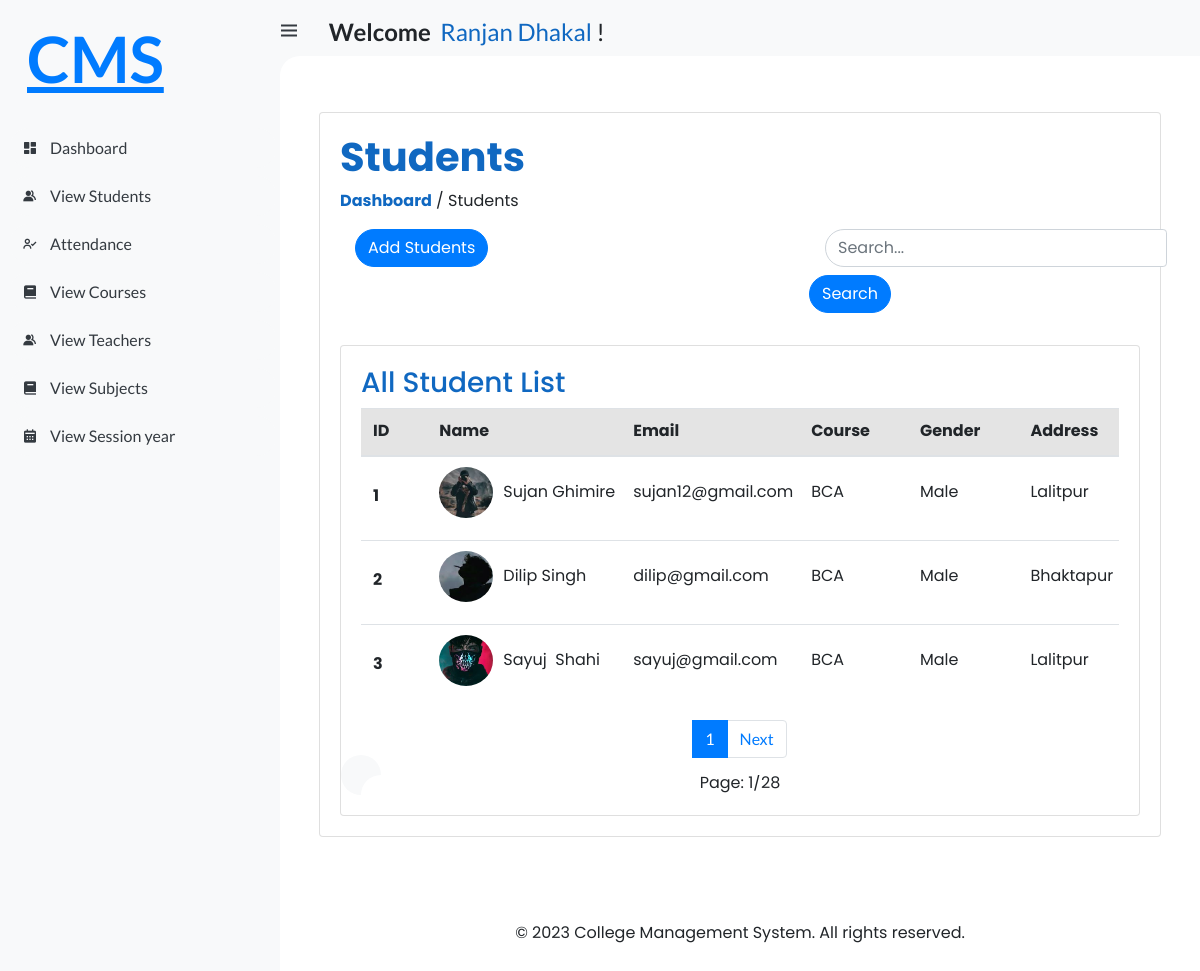
The app's page /hod/Students/View (signed in) with its own data.
### student_management_app/models.py (models this page shows, shortened)
class CustomUser(AbstractUser):
    USER = (
        (1, 'HOD'),
        (2, 'STAFF'),
        (3, 'STUDENT'),
    )
    user_type = models.CharField(choices=USER, max_length=50, default=1)
    profile_pic = models.ImageField(upload_to='media/profile_pic/')

class Student(models.Model):
    admin = models.OneToOneField(CustomUser, on_delete=models.CASCADE)
    address = models.TextField()
    gender = models.CharField(max_length=100)
    course_id = models.ForeignKey(Course, on_delete=models.DO_NOTHING)
    session_year_id = models.ForeignKey(Session_Year, on_delete=models.DO_NOTHING)
    created_at = models.DateTimeField(auto_now_add=True)
    updated_at = models.DateTimeField(auto_now_add=True)

class Course(models.Model):
    name = models.CharField(max_length=100)
    created_at = models.DateTimeField(auto_now_add=True)
    updated_at = models.DateTimeField(auto_now_add=True)

### student_management_system/Hod_views.py (the view)
# urls.py: path('hod/Students/View', Hod_views.view_students, name='view_students'),
@login_required(login_url='/')
def view_students(request):
    student = Student.objects.all()
    if request.method == 'GET':
        st = request.GET.get('search')
        if st!=None:
            multiple_st = Q(Q(admin__first_name__icontains=st)|Q(admin__last_name__icontains=st))
            student = Student.objects.filter(multiple_st)
    page = Paginator(student, 3)
    page_list = request.GET.get('page')
    page = page.get_page(page_list)
    context = {
        'page': page,
        'student': student,
    }
    return render(request, 'Hod/view_student.html', context)

### templates/Hod/view_student.html (shortened to what this page needs)
{% extends 'index.html' %}
{% load static %}
{% block content %}
<link rel="stylesheet" href="{% static 'style/hod_styles/view_student.css' %}">
<div class="container">
  <div class="card" >
    <div class="card-body">
        <h1>
            <b style="color: #1068c1;">Students</b>
        </h1>
        <p>
            <b style="color: #1068c1;">Dashboard</b>&nbsp;/&nbsp;Students
        </p>
        <div class="container mt-3">
            <div class="row">
              <div class="col-md-6">
                <button type="button" class="btn btn-primary" style="border-radius: 20px;">
                    <a href="{% url 'add_students' %}" style="color:white;">Add Students</a>
                </button>
              </div>
              <div class="col-md-6">
                <form class="form-inline" style="margin-left: 54px;">
                  <div class="form-group mx-sm-3 mb-2">
                    <input type="search" class="form-control" placeholder="Search..." name="search" id="search" style="border-top-left-radius: 20px;border-bottom-left-radius: 20px;}">
                  </div>
                  <button type="submit" class="btn btn-primary mb-2" style="border-top-right-radius: 20px;border-bottom-right-radius: 20px;}">Search</button>
                </form>
              </div>
            </div>
        </div>
        <br>
        <div class="card" style="margin-top: 0px;">
            <div class="card-body">
                <h3>All Student List</h3>
                <div class="table-container">
                    <table class="table">
                      <thead style="background:#80808036;">
                        <tr>
                          <th scope="col">ID</th>
                          <th scope="col">Name</th>
                          <th scope="col">Email</th>
                          <th scope="col">Course</th>
                          <th scope="col">Gender</th>
                          <th scope="col">Address</th>
                        </tr>
                      </thead>
                      <tbody>
                            {% for i in page.object_list %}
                            <tr>
                                <th class="row_id" scope="row">{{i.id}}</th>
                                <td>
                                    <div style="display: flex; align-items: center;margin-top:-13px;">
                                        {% if i.admin.profile_pic %}
                                        <img src="{{ i.admin.profile_pic.url }}" alt="Profile Pic" style="width: 54px;height: 51px;border-radius: 50%;object-fit: cover;margin-right: 10px;">
                                        {% else %}
                                        <img src="/media/profile_pic/profile.png" alt="Default Profile Pic" style="width: 54px;height: 51px;border-radius: 50%;object-fit: cover;margin-right: 10px;">
                                        {% endif %}
                                        <p style="margin-bottom: 0px;">{{i.admin.first_name}}&nbsp;{{i.admin.last_name}}</p>
                                    </div>
                                </td>
                                <td>{{i.admin.email}}</td>
                                <td>{{i.course_id.name}}</td>
                                <td>{{i.gender}}</td>
                                <td>{{i.address}}</td>
                            </tr>
                            {% empty %}
                            <td colspan="10" style="text-align:center">
                                <span class="text-danger">
                                    <b>No data found</b>
                                </span>
                            </td>
                            {% endfor %}
                      </tbody>
                  </table>
                </div>
                <nav aria-label="..." style="justify-content: center;margin-top: 11px;background: white;">
                  <ul class="pagination">
                    {% for num_page in page.paginator.page_range %}
                      {% if page.number == num_page %}
                        <li class="page-item active">
                          <a class="page-link" href="#" style="color:white;">{{ num_page }}</a>
                        </li>
                      {% endif %}
                    {% endfor %}
                    {% if page.has_next%}
                        <li class="page-item">
                          <a class="page-link" href="{% url 'view_students'%}?page={{page.next_page_number}}" style="color:#007bff;">Next</a>
                        </li>
                    {% endif%}
                  </ul>
                </nav>
                <p style="text-align:center;margin-bottom:0px;margin-top:-4px;">Page: {{page.number}}/{{page.paginator.num_pages}}</p>
            </div>
        </div>
    </div>
  </div>
</div>
{% endblock %}

### templates/index.html (shortened to what this page needs)
<!DOCTYPE html>
<html lang="en">
{% load static %}
{% load active_link_tags %}
<head>
	<link href='https://unpkg.com/boxicons@2.0.9/css/boxicons.min.css' rel='stylesheet'>
	<link rel="stylesheet" href="https://cdn.jsdelivr.net/npm/bootstrap@4.0.0/dist/css/bootstrap.min.css">
	<link rel="stylesheet" href="/static/css/base.css">
	<link rel="stylesheet" href="{% static 'style/index.css' %}">
	<link rel="stylesheet" href="https://cdn.jsdelivr.net/npm/bootstrap@4.0.0/dist/css/bootstrap.min.css">
</head>
<body>
	<section id="sidebar">
		<a href="{% url 'hod_home' %}" class="brand">
			<p style="margin-left: 27px;margin-top: 77px;font-size:4rem;">
				CMS
			</p>
		</a>
		{% if user.user_type == '1'%}
		<ul class="side-menu top">
			<li class="{% active_link 'hod_home' 'active' %}">
				<a href="{% url 'hod_home' %}">
					<i class='bx bxs-dashboard' ></i>
					<span class="text">Dashboard</span>
				</a>
			</li>
			<li class="{% active_link 'view_attendances' 'active' %}">
				<a href="{% url 'view_attendances' %}">
					<i class='bx bx-user-check' ></i>
					<span class="text">Attendance</span>
				</a>
			</li>
			<li class="{% active_link 'view_staffs' 'active' %}">
				<a href="{% url 'view_staffs' %}">
					<i class='bx bxs-group' ></i>
					<span class="text">Teachers</span>
				</a>
			</li>
			<li class="{% active_link 'view_students' 'active' %}">
				<a href="{% url 'view_students' %}">
					<i class='bx bxs-group' ></i>
					<span class="text">Students</span>
				</a>
			</li>
			<li class="{% active_link 'view_courses' 'active' %}">
				<a href="{% url 'view_courses' %}">
					<i class='bx bxs-book' ></i>
					<span class="text">Courses</span>
				</a>
			</li>
			<li class="{% active_link 'view_subjects' 'active' %}">
				<a href="{% url 'view_subjects' %}">
					<i class='bx bxs-book' ></i>
					<span class="text">Subjects</span>
				</a>
			</li>
			<li class="{% active_link 'view_sessions' 'active' %}">
				<a href="{% url 'view_sessions' %}">
					<i class='bx bxs-calendar' ></i>
					<span class="text">Session Year</span>
				</a>
			</li>
			<li class="{% active_link 'view_contacts' 'active' %}">
				<a href="{% url 'view_contacts' %}">
					<i class='bx bxs-contact' ></i>
					<span class="text">Contacts</span>
				</a>
			</li>
		</ul>
		{% elif user.user_type == '2'%}
		<ul class="side-menu top">
			<li class="{% active_link 'staff_home' 'active' %}">
				<a href="{% url 'staff_home' %}">
					<i class='bx bxs-dashboard' ></i>
					<span class="text">Dashboard</span>
				</a>
			</li>
			<li class="{% active_link 'feature_view_students' 'active' %}">
				<a href="{% url 'feature_view_students' %}">
					<i class='bx bxs-group' ></i>
					<span class="text">View Students</span>
				</a>
			</li>
			<li class="{% active_link 'view_staff_attendances' 'active' %}">
				<a href="{% url 'view_staff_attendances' %}">
					<i class='bx bx-user-check'></i>
					<span class="text">Attendance</span>
				</a>
			</li>
			<li class="{% active_link 'feature_view_courses' 'active' %}">
				<a href="{% url 'feature_view_courses' %}">
					<i class='bx bxs-book' ></i>
					<span class="text">View Courses</span>
				</a>
			</li>
			<li class="{% active_link 'feature_view_staffs' 'active' %}">
				<a href="{% url 'feature_view_staffs' %}">
					<i class='bx bxs-group' ></i>
					<span class="text">View Teachers</span>
				</a>
			</li>
			<li class="{% active_link 'feature_view_subjects' 'active' %}">
				<a href="{% url 'feature_view_subjects' %}">
					<i class='bx bxs-book' ></i>
					<span class="text">View Subjects</span>
				</a>
			</li>
			<li class="{% active_link 'feature_view_sessions' 'active' %}">
				<a href="{% url 'feature_view_sessions' %}">
					<i class='bx bxs-calendar' ></i>
					<span class="text">View Session year</span>
				</a>
			</li>
		</ul>
		{% endif%}
	</section>
	<section id="content">
		<nav>
			<div class="container mt-5" style="margin-top: 1rem!important;">
				<div class="row">
					<div class="col-md-6">
						<div class="top-nav-search">
							<h4 style="margin-left: -42px;">
							<i class='bx bx-menu' ></i>
								<strong>Welcome</strong>&nbsp;
								<span style="color: #1068c1;">{{user.first_name}} {{user.last_name}}</span>&nbsp;!
							</h4>
						</div>
					</div>
					<div class="col-md-6">
					</div>
				</div>
			</div>
		</nav>
		<main>
			{% block content %}
			{% endblock %}
			<br><br><br><br>
			<footer>
				<div class="container">
					<div class="row">
						<div class="col-md-12 text-center">
							<p style="margin-bottom: -7px;">&copy; 2023 College Management System. All rights reserved.</p>
						</div>
					</div>
				</div>
			</footer>
		</main>
	</section>
</body>
</html>

### static/css/base.css (style rules this page uses)
* { margin: 0; padding: 0; box-sizing: border-box; }
a { text-decoration: none; }
li { list-style: none; }
:root { --poppins: 'Poppins', sans-serif; --lato: 'Lato', sans-serif; --light: #F9F9F9; --blue: #3C91E6; --light-blue: #CFE8FF; --grey: #eee; --dark-grey: #AAAAAA; --dark: #342E37; --red: #DB504A; --yellow: #FFCE26; --light-yellow: #FFF2C6; --orange: #FD7238; --light-orange: #FFE0D3; }
html { overflow-x: hidden; }
body { background: var(--grey); overflow-x: hidden; }

### static/style/index.css (style rules this page uses)
* { margin: 0; padding: 0; box-sizing: border-box; }
a { text-decoration: none; }
li { list-style: none; }
:root { --poppins: 'Poppins', sans-serif; --lato: 'Lato', sans-serif; --light: #F9F9F9; --blue: #3C91E6; --light-blue: #CFE8FF; --grey: #eee; --dark-grey: #AAAAAA; --dark: #342E37; --red: #DB504A; --yellow: #FFCE26; --light-yellow: #FFF2C6; --orange: #FD7238; --light-orange: #FFE0D3; }
html { overflow-x: hidden; }
body { background: var(--grey); overflow-x: hidden; }
#sidebar { position: fixed; top: 0; left: 0; width: 280px; height: 100%; background: var(--light); z-index: 2000; font-family: var(--lato); transition: .3s ease; overflow-x: hidden; scrollbar-width: none; }
#sidebar .brand { font-size: 24px; font-weight: 700; height: 56px; display: flex; align-items: center; color: var(--blue); position: sticky; top: 0; left: 0; background: var(--light); z-index: 500; padding-bottom: 20px; box-sizing: content-box; }
#sidebar .side-menu { width: 100%; margin-top: 48px; }
#sidebar .side-menu li { height: 48px; background: transparent; margin-left: 6px; border-radius: 48px 0 0 48px; padding: 4px; }
#sidebar .side-menu li a { width: 100%; height: 100%; background: var(--light); display: flex; align-items: center; border-radius: 48px; font-size: 16px; color: var(--dark); white-space: nowrap; overflow-x: hidden; }
#sidebar .side-menu li a .bx { min-width: calc(60px - ((4px + 6px) * 2)); display: flex; justify-content: center; }
#content { position: relative; width: calc(100% - 280px); left: 280px; transition: .3s ease; }
#content nav { height: 56px; background: var(--light); padding: 0 24px; display: flex; align-items: center; grid-gap: 24px; font-family: var(--lato); position: sticky; top: 0; left: 0; z-index: 1000; }
#content nav::before { content: ''; position: absolute; width: 40px; height: 40px; bottom: -40px; left: 0; border-radius: 50%; box-shadow: -20px -20px 0 var(--light); }
#content nav a { color: var(--dark); }
#content nav .bx.bx-menu { cursor: pointer; color: var(--dark); }
#content main { width: 100%; padding: 36px 24px; font-family: var(--poppins); max-height: calc(100vh - 56px); overflow-y: auto; }
.container { margin-top: -12px; }

### static/style/hod_styles/view_student.css (style rules this page uses)
.card { margin-left: 0px; margin-top: 2rem; }
.table-container { overflow: auto; max-height: 300px; }
.table { font-size:16px; }
.table th { padding-top:10px; padding-right: 38px; }
.table .row_id { padding-top:27px; }
.table td { padding-top:23px; padding-right: 6px; padding-button: 45px; }
.btn { border-radius:20px; }
h2, h3, h5 { color: #1068c1; }

### records on screen
CustomUser: first_name "Ranjan", last_name "Dhakal"
Student: id "1", admin.profile_pic (picture), admin.first_name "Sujan", admin.last_name "Ghimire", admin.email "sujan12@gmail.com", course_id.name "BCA", gender "Male", address "Lalitpur"
Student: id "2", admin.profile_pic (picture), admin.first_name "Dilip", admin.last_name "Singh", admin.email "dilip@gmail.com", course_id.name "BCA", gender "Male", address "Bhaktapur"
Student: id "3", admin.profile_pic (picture), admin.first_name "Sayuj", admin.last_name "Shahi", admin.email "sayuj@gmail.com", course_id.name "BCA", gender "Male", address "Lalitpur"

### other values on screen
{{ num_page }} "1"
{{ page.number }} "1"
{{ page.paginator.num_pages }} "28"
